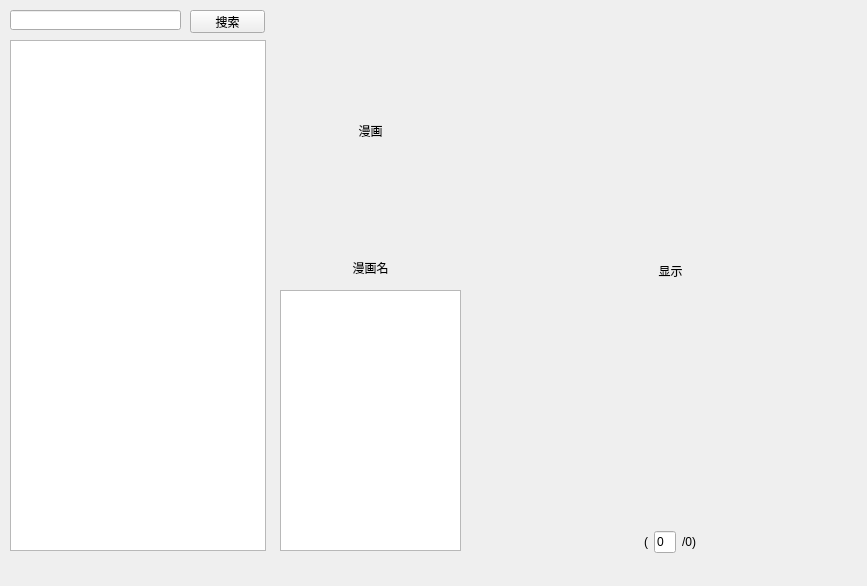
<?xml version="1.0" encoding="UTF-8"?>
<ui version="4.0">
 <class>CartoonWindow</class>
 <widget class="QMainWindow" name="CartoonWindow">
  <property name="geometry">
   <rect>
    <x>0</x>
    <y>0</y>
    <width>867</width>
    <height>586</height>
   </rect>
  </property>
  <property name="windowTitle">
   <string>36mh.com</string>
  </property>
  <widget class="QWidget" name="centralwidget">
   <widget class="QLineEdit" name="line_edit_search">
    <property name="geometry">
     <rect>
      <x>10</x>
      <y>10</y>
      <width>171</width>
      <height>20</height>
     </rect>
    </property>
   </widget>
   <widget class="QPushButton" name="push_button_search">
    <property name="geometry">
     <rect>
      <x>190</x>
      <y>10</y>
      <width>75</width>
      <height>23</height>
     </rect>
    </property>
    <property name="text">
     <string>搜索</string>
    </property>
   </widget>
   <widget class="QListView" name="list_view_cartoon">
    <property name="geometry">
     <rect>
      <x>10</x>
      <y>40</y>
      <width>256</width>
      <height>511</height>
     </rect>
    </property>
   </widget>
   <widget class="QLabel" name="label_cartoon_image">
    <property name="geometry">
     <rect>
      <x>280</x>
      <y>20</y>
      <width>181</width>
      <height>221</height>
     </rect>
    </property>
    <property name="text">
     <string>漫画</string>
    </property>
    <property name="alignment">
     <set>Qt::AlignCenter</set>
    </property>
   </widget>
   <widget class="QLabel" name="label_cartoon_title">
    <property name="geometry">
     <rect>
      <x>280</x>
      <y>260</y>
      <width>181</width>
      <height>16</height>
     </rect>
    </property>
    <property name="text">
     <string>漫画名</string>
    </property>
    <property name="alignment">
     <set>Qt::AlignCenter</set>
    </property>
   </widget>
   <widget class="QListView" name="list_view_chapter_title">
    <property name="geometry">
     <rect>
      <x>280</x>
      <y>290</y>
      <width>181</width>
      <height>261</height>
     </rect>
    </property>
   </widget>
   <widget class="QLabel" name="label_chapter_image">
    <property name="geometry">
     <rect>
      <x>490</x>
      <y>20</y>
      <width>361</width>
      <height>501</height>
     </rect>
    </property>
    <property name="text">
     <string>显示</string>
    </property>
    <property name="alignment">
     <set>Qt::AlignCenter</set>
    </property>
   </widget>
   <widget class="QWidget" name="horizontalLayoutWidget_2">
    <property name="geometry">
     <rect>
      <x>490</x>
      <y>530</y>
      <width>361</width>
      <height>24</height>
     </rect>
    </property>
    <layout class="QHBoxLayout" name="horizontalLayout_2">
     <item>
      <spacer name="horizontalSpacer_2">
       <property name="orientation">
        <enum>Qt::Horizontal</enum>
       </property>
       <property name="sizeType">
        <enum>QSizePolicy::Maximum</enum>
       </property>
       <property name="sizeHint" stdset="0">
        <size>
         <width>500</width>
         <height>20</height>
        </size>
       </property>
      </spacer>
     </item>
     <item>
      <widget class="QLabel" name="label_chapter_title">
       <property name="text">
        <string>(</string>
       </property>
       <property name="alignment">
        <set>Qt::AlignCenter</set>
       </property>
      </widget>
     </item>
     <item>
      <widget class="QLineEdit" name="line_edit_now_chapter_section">
       <property name="text">
        <string>0</string>
       </property>
      </widget>
     </item>
     <item>
      <widget class="QLabel" name="label_num_chapter_section">
       <property name="text">
        <string>/0)</string>
       </property>
      </widget>
     </item>
     <item>
      <spacer name="horizontalSpacer">
       <property name="orientation">
        <enum>Qt::Horizontal</enum>
       </property>
       <property name="sizeType">
        <enum>QSizePolicy::Maximum</enum>
       </property>
       <property name="sizeHint" stdset="0">
        <size>
         <width>500</width>
         <height>20</height>
        </size>
       </property>
      </spacer>
     </item>
    </layout>
   </widget>
  </widget>
  <widget class="QMenuBar" name="menubar">
   <property name="geometry">
    <rect>
     <x>0</x>
     <y>0</y>
     <width>867</width>
     <height>23</height>
    </rect>
   </property>
  </widget>
 </widget>
 <resources/>
 <connections/>
</ui>
